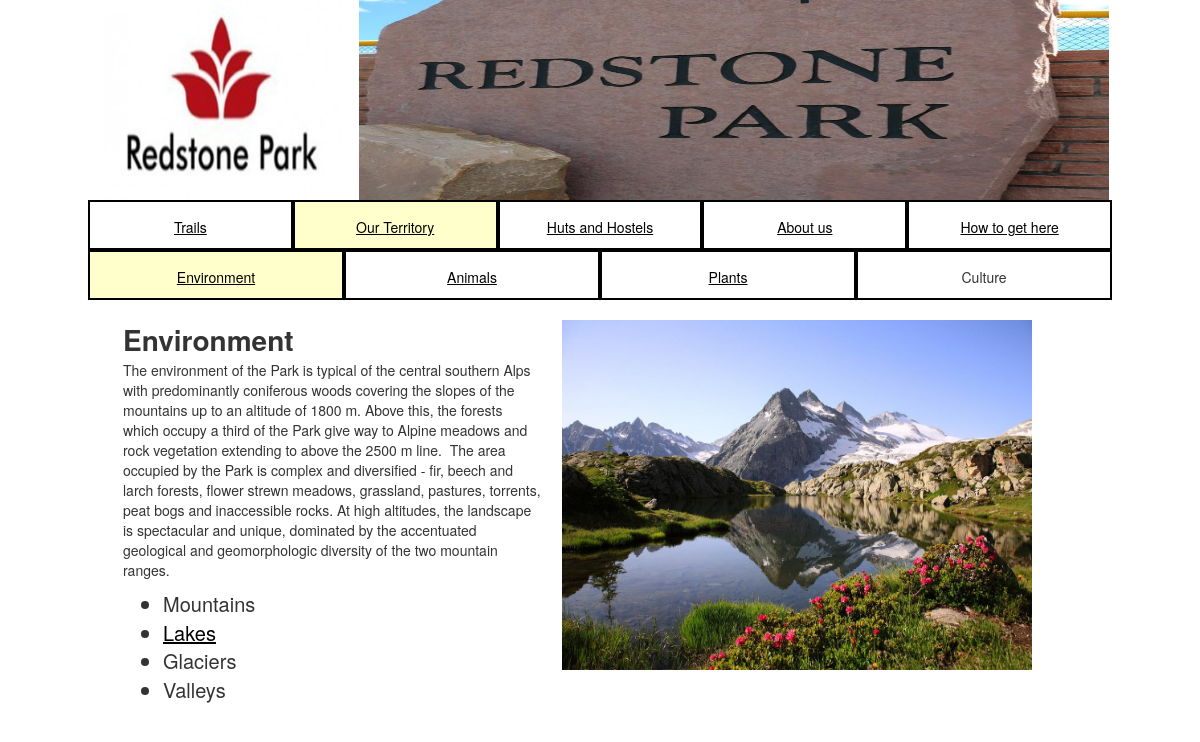
The app's page /Website/territorycategory.php?id=1 with its own data.
### tables this page shows
CREATE TABLE `red_territory_category` (
  `id` int(11) NOT NULL,
  `title` varchar(255) NOT NULL,
  `image` varchar(255) NOT NULL,
  `details` text NOT NULL
);

CREATE TABLE `red_territory` (
  `id` int(11) NOT NULL,
  `title` varchar(255) NOT NULL,
  `image` varchar(255) NOT NULL,
  `category` int(11) NOT NULL,
  `details` text NOT NULL
);

### Website/functions.php (called while the page is built, shortened)
<?php
	function dbconnect() {
		include("config.php");
		$mysqli = new mysqli($host,$username,$password, $db);
		return $mysqli;
	}
	function get_territory_categories() {
		$mysqli = dbconnect();
		if ($result = $mysqli->query("SELECT * FROM red_territory_category")) {
			$rows = $result->fetch_all(MYSQLI_ASSOC);
		    return $rows;
		}
	}
	function get_territory_by_category($category) {
		$mysqli = dbconnect();
		if ($result = $mysqli->query("SELECT * FROM red_territory WHERE category = " . $category)) {
			$rows = $result->fetch_all(MYSQLI_ASSOC);
		    return $rows;
		}
	}
?>

### Website/territorycategory.php (the view, shortened to what this page needs)
<?php
  include_once("functions.php");
?>
<!DOCTYPE html>
<html lang="en">
  <?php
    include ('head.php');
  ?>
  <body>
    <div class="container">
      <?php
        include ('header.php');
        $id = $_GET['id'];
      ?>
      <div class="row">
        <?php
        $territoty_categories = get_territory_categories();
        foreach ($territoty_categories as $category) {
          if($category['id'] == $id) {
            $thiscategory = $category;
          }
        ?>
        <div class="col-md-3 menuitem <?php echo ($category['id']==$id)?'selected':'';?>">
        <?php
          if($category['image']!='') {
            echo "<a href=\"territorycategory.php?id=".$category['id']."\">".$category['title']."</a>";
          } else {
            echo $category['title'];
          }
          ?>
        </div>
        <?php
          }
        ?>
      </div>
      <div class="row">
        <div class="col-md-11" style="margin-top:20px; margin-left:20px">
          <p>
          <img src="images/<?php echo $thiscategory['image'];?>" width="470" height="350" align="right" style="margin:0px 0px 20px 20px" />
          <span class="trailtitle"><?php echo $thiscategory['title'];?></span><br/>
          <span><?php echo $thiscategory['details'];?></span>
          </p>
        <ul style="font-size:20px">
        <?php
        $territories = get_territory_by_category($id);
        foreach ($territories as $territory) {
          if($territory['image']!='') {
            echo "<li><a href=\"territory.php?id=".$territory['id']."\">".$territory['title']."</a></li>";
          } else {
            echo "<li>".$territory['title']."</li>";
          }
        }
        ?>
        </ul>
        </div>
      </div>
  </body>
</html>

### Website/css/style.css (style rules this page uses)
.container { width: 1024px; margin-left: auto; margin-right: auto; }
a:link { color: black; text-decoration: underline; }
.menuitem { border: 2px solid black; height: 50px; line-height: 50px; text-align: center; }
.selected { background-color: #FFFFCC; }
.trailtitle { font-weight: bold; font-size: 28px; }

### records on screen
red_territory_category: title "Environment", image (picture), details "The environment of the Park is typical of the central southern Alps with predominantly coniferous woods covering the slopes of the mountains up to an altitude of 1800 m. Above this, the forests which occupy a third of the Park give way to Alpine meadows and rock vegetation extending to above the 2500 m line. The area occupied by the Park is complex and diversified - fir, beech and larch forests, flower strewn meadows, grassland, pastures, torrents, peat bogs and inaccessible rocks. At high altitudes, the landscape is spectacular and unique, dominated by the accentuated geological and geomorphologic diversity of the two mountain ranges."
red_territory_category: title "Animals"
red_territory_category: title "Plants"
red_territory_category: title "Culture"
red_territory: title "Mountains"
red_territory: title "Lakes"
red_territory: title "Glaciers"
red_territory: title "Valleys"
